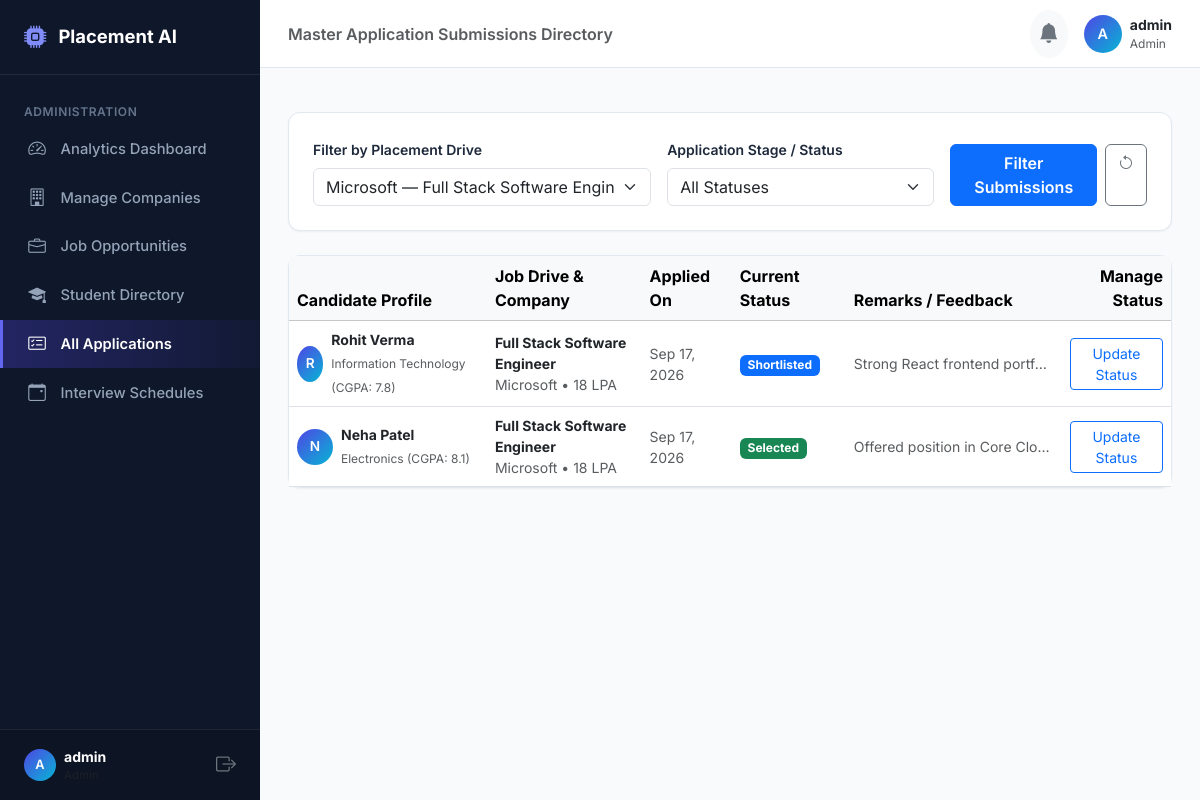
Screenshot of /admin/applications?job_id=3 (signed in) with the database file from the repository.
### models.py (models this page shows, shortened)
class Application(db.Model):
    __tablename__ = 'applications'
    id = db.Column(db.Integer, primary_key=True)
    student_id = db.Column(db.Integer, db.ForeignKey('student_profiles.id', ondelete='CASCADE'), nullable=False)
    job_id = db.Column(db.Integer, db.ForeignKey('jobs.id', ondelete='CASCADE'), nullable=False)
    status = db.Column(db.String(50), nullable=False, default='Applied')
    applied_at = db.Column(db.DateTime, default=datetime.utcnow)
    updated_at = db.Column(db.DateTime, default=datetime.utcnow, onupdate=datetime.utcnow)
    remarks = db.Column(db.String(255), nullable=True)
    interviews = db.relationship('Interview', backref='application', cascade='all, delete-orphan')
    __table_args__ = (
        db.UniqueConstraint('student_id', 'job_id', name='uq_student_job_application'),
    )

class StudentProfile(db.Model):
    __tablename__ = 'student_profiles'
    id = db.Column(db.Integer, primary_key=True)
    user_id = db.Column(db.Integer, db.ForeignKey('users.id', ondelete='CASCADE'), nullable=False, unique=True)
    full_name = db.Column(db.String(120), nullable=False)
    phone = db.Column(db.String(20), nullable=True)
    department = db.Column(db.String(100), nullable=False, default='Computer Science')
    college = db.Column(db.String(150), nullable=False, default='Engineering Institute of Technology')
    graduation_year = db.Column(db.Integer, nullable=False, default=2026)
    cgpa = db.Column(db.Float, nullable=False, default=0.0)
    tenth_pct = db.Column(db.Float, nullable=True)
    twelfth_pct = db.Column(db.Float, nullable=True)
    resume_filename = db.Column(db.String(255), nullable=True)
    resume_extracted_text = db.Column(db.Text, nullable=True)
    placement_status = db.Column(db.String(50), default='Unplaced')  # 'Unplaced', 'Placed', 'Opted Out'
    placed_company = db.Column(db.String(100), nullable=True)
    placed_package = db.Column(db.Float, nullable=True)
    created_at = db.Column(db.DateTime, default=datetime.utcnow)
    updated_at = db.Column(db.DateTime, default=datetime.utcnow, onupdate=datetime.utcnow)
    skills = db.relationship('Skill', backref='student', cascade='all, delete-orphan')
    projects = db.relationship('Project', backref='student', cascade='all, delete-orphan')
    certifications = db.relationship('Certification', backref='student', cascade='all, delete-orphan')
    applications = db.relationship('Application', backref='student', cascade='all, delete-orphan')
    interviews = db.relationship('Interview', backref='student', cascade='all, delete-orphan')

class Job(db.Model):
    __tablename__ = 'jobs'
    id = db.Column(db.Integer, primary_key=True)
    company_id = db.Column(db.Integer, db.ForeignKey('companies.id', ondelete='CASCADE'), nullable=False)
    title = db.Column(db.String(150), nullable=False)
    description = db.Column(db.Text, nullable=False)
    required_skills = db.Column(db.String(255), nullable=False)  # Comma-separated: "Python, SQL, JavaScript"
    min_cgpa = db.Column(db.Float, nullable=False, default=6.0)
    eligible_departments = db.Column(db.String(255), nullable=False, default='Computer Science, Information Technology, Electronics')
    graduation_year = db.Column(db.Integer, nullable=False, default=2026)
    salary_package = db.Column(db.String(50), nullable=False, default='6-8 LPA')
    salary_numeric = db.Column(db.Float, nullable=False, default=6.0)  # Numeric representation in LPA for charts/filtering
    location = db.Column(db.String(120), nullable=False, default='Bangalore')
    deadline = db.Column(db.String(50), nullable=False)  # e.g., '2026-10-15'
    openings = db.Column(db.Integer, nullable=False, default=5)
    is_active = db.Column(db.Boolean, default=True)
    created_at = db.Column(db.DateTime, default=datetime.utcnow)
    applications = db.relationship('Application', backref='job', cascade='all, delete-orphan')
    interviews = db.relationship('Interview', backref='job', cascade='all, delete-orphan')

class Company(db.Model):
    __tablename__ = 'companies'
    id = db.Column(db.Integer, primary_key=True)
    user_id = db.Column(db.Integer, db.ForeignKey('users.id', ondelete='SET NULL'), nullable=True)
    name = db.Column(db.String(120), nullable=False, unique=True)
    logo_url = db.Column(db.String(255), nullable=True)
    industry = db.Column(db.String(100), nullable=False, default='Information Technology')
    location = db.Column(db.String(120), nullable=False, default='Bangalore, India')
    website = db.Column(db.String(255), nullable=True)
    description = db.Column(db.Text, nullable=True)
    recruiter_name = db.Column(db.String(120), nullable=True)
    recruiter_email = db.Column(db.String(120), nullable=True)
    created_at = db.Column(db.DateTime, default=datetime.utcnow)
    jobs = db.relationship('Job', backref='company', cascade='all, delete-orphan')
    interviews = db.relationship('Interview', backref='company', cascade='all, delete-orphan')

### routes/admin.py (the view)
@admin_bp.route('/applications')
@role_required('admin')
def applications():
    status_filter = request.args.get('status', '').strip()
    job_id = request.args.get('job_id', type=int)
    query = Application.query
    if status_filter:
        query = query.filter(Application.status == status_filter)
    if job_id:
        query = query.filter(Application.job_id == job_id)
    all_apps = query.order_by(Application.applied_at.desc()).all()
    all_jobs = Job.query.all()
    return render_template('admin/applications.html',
                           applications=all_apps,
                           jobs=all_jobs,
                           selected_status=status_filter,
                           selected_job=job_id)

### routes/auth.py (called while the page is built, shortened)
def role_required(*roles):
    def decorator(f):
        @wraps(f)
        def decorated_function(*args, **kwargs):
            if 'user_id' not in session:
                flash('Please log in first.', 'warning')
                return redirect(url_for('auth.login'))
            user_role = session.get('user_role')
            return f(*args, **kwargs)
        return decorated_function
    return decorator

### templates/admin/applications.html (shortened to what this page needs)
{% extends 'base.html' %}
{% block page_heading %}Master Application Submissions Directory{% endblock %}
{% block content %}
<div class="container-fluid px-0">
    <div class="card-modern p-4 mb-4">
        <form method="GET" action="{{ url_for('admin.applications') }}">
            <div class="row g-3 align-items-end">
                <div class="col-md-5">
                    <label class="form-label small fw-semibold">Filter by Placement Drive</label>
                    <select name="job_id" class="form-select">
                        {% for j in jobs %}
                            <option value="{{ j.id }}" {% if selected_job == j.id %}selected{% endif %}>
                                {{ j.company.name }} — {{ j.title }}
                            </option>
                        {% endfor %}
                    </select>
                </div>
                <div class="col-md-4">
                    <label class="form-label small fw-semibold">Application Stage / Status</label>
                    <select name="status" class="form-select">
                        <option value="">All Statuses</option>
                    </select>
                </div>
                <div class="col-md-3 d-flex gap-2">
                    <button type="submit" class="btn btn-primary flex-grow-1 fw-semibold">Filter Submissions</button>
                    <a href="{{ url_for('admin.applications') }}" class="btn btn-outline-secondary" title="Reset Filters"><i class="bi bi-arrow-counterclockwise"></i></a>
                </div>
            </div>
        </form>
    </div>
    <div class="card-modern p-0">
        <div class="table-responsive">
            <table class="table table-hover align-middle mb-0">
                <thead class="table-light">
                    <tr>
                        <th>Candidate Profile</th>
                        <th>Job Drive & Company</th>
                        <th>Applied On</th>
                        <th>Current Status</th>
                        <th>Remarks / Feedback</th>
                        <th class="text-end">Manage Status</th>
                    </tr>
                </thead>
                <tbody>
                    {% for app in applications %}
                    <tr>
                        <td>
                            <div class="d-flex align-items-center gap-2">
                                <div class="navbar-user-avatar" style="width:36px; height:36px; font-size:0.85rem;">
                                    {{ app.student.full_name[:1].upper() }}
                                </div>
                                <div>
                                    <strong class="d-block small text-dark">{{ app.student.full_name }}</strong>
                                    <span class="text-muted" style="font-size:0.75rem;">{{ app.student.department }} (CGPA: {{ app.student.cgpa }})</span>
                                </div>
                            </div>
                        </td>
                        <td>
                            <div class="small">
                                <strong class="text-dark d-block">{{ app.job.title }}</strong>
                                <span class="text-muted">{{ app.job.company.name }} • {{ app.job.salary_package }}</span>
                            </div>
                        </td>
                        <td class="small text-muted">
                            {{ app.applied_at.strftime('%b %d, %Y') }}
                        </td>
                        <td>
                            <span class="badge {{ app.status|status_badge }}">{{ app.status }}</span>
                        </td>
                        <td>
                            <span class="small text-muted d-block text-truncate" style="max-width: 200px;" title="{{ app.remarks }}">
                                {{ app.remarks or 'Under normal evaluation' }}
                            </span>
                        </td>
                        <td class="text-end">
                            <button class="btn btn-sm btn-outline-primary" data-bs-toggle="modal" data-bs-target="#statusModal{{ app.id }}">
                                Update Status
                            </button>
                        </td>
                    </tr>
                    {% endfor %}
                </tbody>
            </table>
        </div>
    </div>
</div>
{% endblock %}

### static/css/style.css (style rules this page uses)
:root { --primary: #4f46e5; --primary-hover: #4338ca; --primary-light: #e0e7ff; --secondary: #64748b; --success: #10b981; --success-light: #d1fae5; --warning: #f59e0b; --warning-light: #fef3c7; --danger: #ef4444; --danger-light: #fee2e2; --info: #06b6d4; --info-light: #cffafe; --dark-sidebar: #0f172a; --sidebar-hover: #1e293b; --sidebar-active: #312e81; --sidebar-text: #94a3b8; --sidebar-text-active: #ffffff; --bg-body: #f8fafc; --bg-card: #ffffff; --border-color: #e2e8f0; --text-main: #1e293b; --text-muted: #64748b; --shadow-sm: 0 1px 2px 0 rgb(0 0 0 / 0.05); --shadow-md: 0 4px 6px -1px rgb(0 0 0 / 0.1), 0 2px 4px -2px rgb(0 0 0 / 0.1); --shadow-lg: 0 10px 15px -3px rgb(0 0 0 / 0.1), 0 4px 6px -4px rgb(0 0 0 / 0.1); --radius-sm: 8px; --radius-md: 12px; --radius-lg: 16px; }
body { font-family: 'Inter', -apple-system, BlinkMacSystemFont, "Segoe UI", Roboto, sans-serif; background-color: var(--bg-body); color: var(--text-main); margin: 0; padding: 0; min-height: 100vh; display: flex; flex-direction: column; }
.navbar-user-avatar { width: 38px; height: 38px; border-radius: 50%; background: linear-gradient(135deg, #4f46e5, #06b6d4); color: #ffffff; font-weight: 600; display: flex; align-items: center; justify-content: center; font-size: 0.9rem; }
.card-modern { background: #ffffff; border: 1px solid var(--border-color); border-radius: var(--radius-md); box-shadow: var(--shadow-sm); margin-bottom: 1.5rem; }

### rows the page displays
Application: student "R", student.full_name "Rohit Verma", student.department "Information Technology", student.cgpa "7.8", job "Full Stack Software Engineer", job.company.name "Microsoft", job.salary_package "18 LPA", applied_at "Sep 17, 2026", status "Shortlisted", remarks "Strong React frontend portf…"
Application: student "N", student.full_name "Neha Patel", student.department "Electronics", student.cgpa "8.1", job "Full Stack Software Engineer", job.company.name "Microsoft", job.salary_package "18 LPA", applied_at "Sep 17, 2026", status "Selected", remarks "Offered position in Core Clo…"

### other values shown
{{ session.get('username', 'U')[:1].upper() }} "A"
{{ session.get('display_name', session.get('username')) }} "admin"
{{ session.get('user_role', '').capitalize() }} "Admin"
form field job_id "Microsoft — Full Stack Software Engineer"
